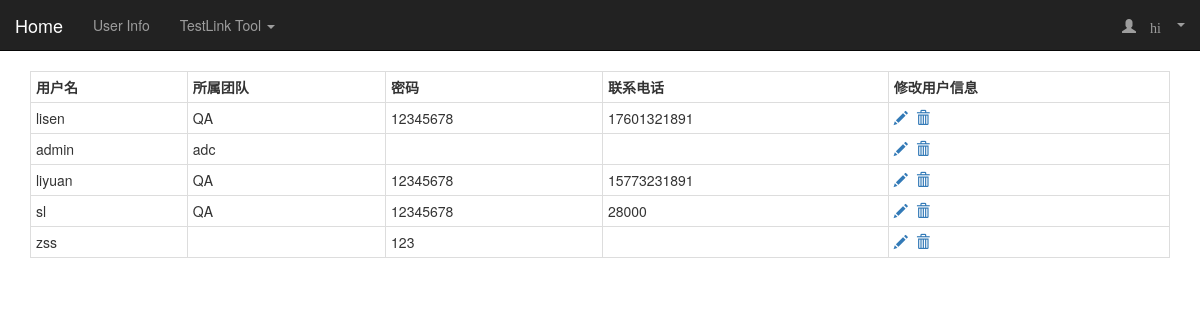
/users, run on an earlier commit of the app's database.
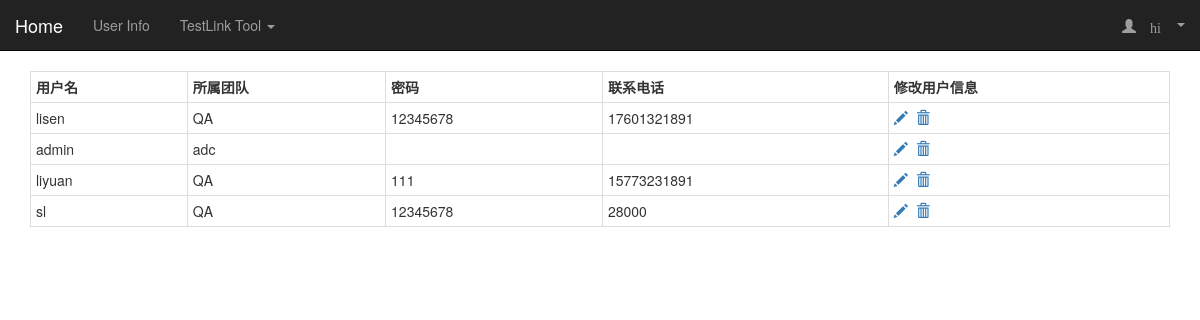
And on a later commit of the database.
### tables this page shows
CREATE TABLE COMPANY
                   (NAME           TEXT PRIMARY KEY   NOT NULL,
                   TEAM        CHAR(50),
                   PASSWORD       INT  NOT NULL,
                   TEL          INT );

### app.py (the view)
@app.route("/users",methods=['GET','POST'])
def showUser():
    values = getValue()
    return render_template("showDir/users.html",value=values)

### script/lib.py (called while the page is built)
def getValue():
    select = '''SELECT name, team, password, tel  from COMPANY'''
    values = operateSelect("userDB.db", select)
    return values

### script/sqlOperate.py (called while the page is built)
def operateSelect(DBNAME,condition):
    conn = sqlite3.connect(DBNAME)
    c = conn.cursor()
    values = []
    try:
        cursor = c.execute(condition)
        for row in cursor:
            values.append(row)
        conn.close()
    except:
        print("Please check your SQL script:%s."%condition)
        return False
    return values

### templates/showDir/users.html (shortened to what this page needs)
{% extends "baseNavbar.html" %}
{% block page_content %}
    <table class="table table-bordered table-hover table-condensed">
    <tr>
        <th>用户名</th>
        <th>所属团队</th>
        <th>密码</th>
        <th>联系电话</th>
        <th>修改用户信息</th>
    </tr>
        {% for i in value %}
            <tr>
                <td>{{ i[0] }}</td>
                <td>{{ i[1] }}</td>
                <td>{{ i[2] }}</td>
                <td>{{ i[3] }}</td>
                <td>
                    <a id="modal-829514" href="#modal-container-829514" data-toggle="modal" data-id="{{i[0]}},{{i[1]}},{{i[2]}},{{i[3]}}"><span class="glyphicon glyphicon-pencil"></span></a>&nbsp;
                    <a id="modal-829515" href="#modal-container-829515" data-toggle="modal" data-id="{{(i[0])}}"><span class="glyphicon glyphicon-trash"></span></a>
                </td>
            </tr>
        {% endfor %}
    </table>
<div class="col-md-12 column">
</div>
{% endblock %}

### templates/baseNavbar.html (shortened to what this page needs)
{% extends "bootstrap/base.html"  %}
{% block navbar %}
<nav class="navbar navbar-default navbar-inverse navbar-static-top" role="navigation">
	<div class="container-fluid">
    <div class="navbar-header">
        <a class="navbar-brand" href="/index.html">Home</a>
    </div>
    <div>
        <ul class="nav navbar-nav">
            <li><a href="/users">User Info</a></li>
            <li class="dropdown">
                <a class="dropdown-toggle" data-toggle="dropdown">
                    TestLink Tool <b class="caret"></b>
                </a>
            </li>
        </ul>
        <ul class="nav navbar-nav navbar-right">
            <li class="dropdown">
            <a class="dropdown-toggle glyphicon glyphicon-user" data-toggle="dropdown">
                hi <b class="caret"></b>
            </a>
        </li>
        </ul>
    </div>
	</div>
</nav>
{% endblock %}
{% block content %}
<div class="container">
  {% block page_content %}{% endblock %}
</div>
{% endblock %}

What changed in the data, as far as the page shows it:
removed COMPANY: NAME "zss", PASSWORD "123"
changed COMPANY "liyuan": PASSWORD "12345678" → "111"
